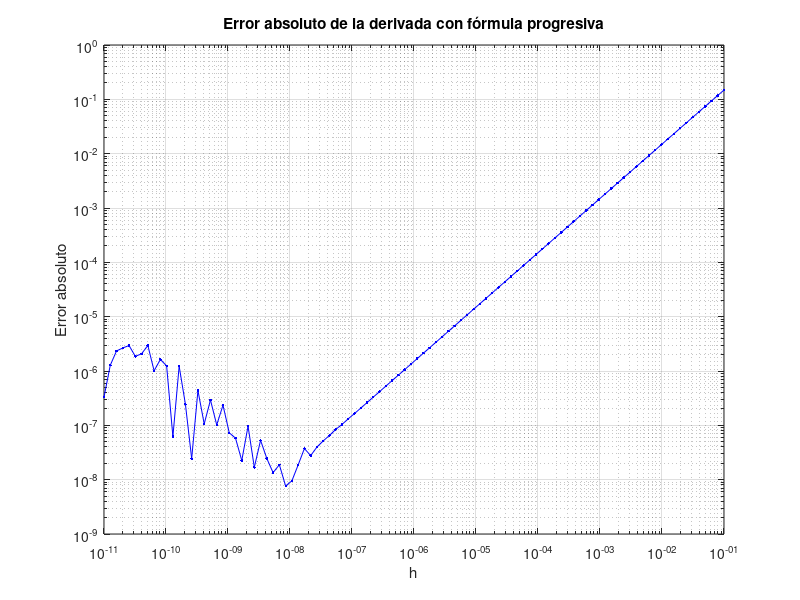
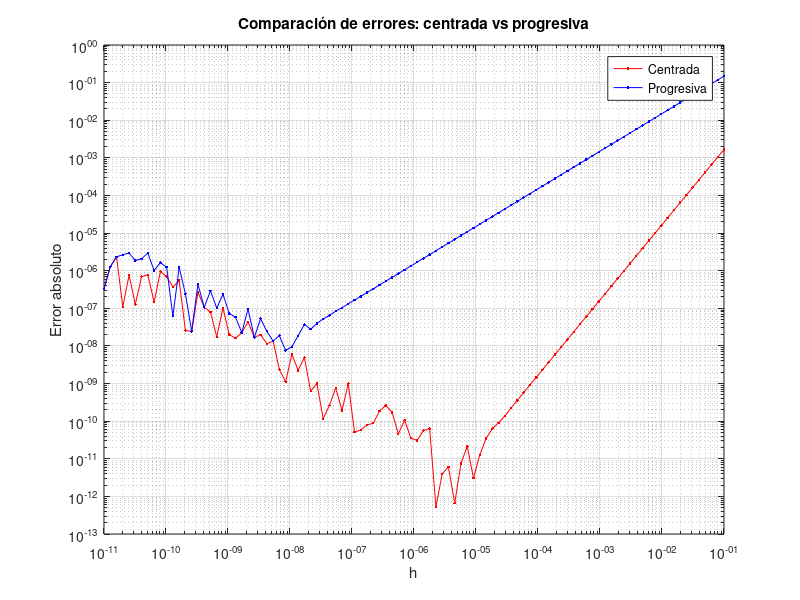

These figures' MATLAB source, in order:
%% a)
f = @(x) exp(x) - 2*x.^2 + 3*x - 1;
df_exacta = exp(0) - 0 + 3;  % f'(0) = e^0 + 3 = 1 + 3 = 4
x0 = 0;
h_vec = logspace(-11, -1, 100);  % 100 valores entre 1e-11 y 1e-1

df_aprox = (f(x0 + h_vec) - f(x0)) ./ h_vec;
error_progresiva = abs(df_aprox - df_exacta);

figure();
loglog(h_vec, error_progresiva, 'b.-');
xlabel('h');
ylabel('Error absoluto');
title('Error absoluto de la derivada con fórmula progresiva');
grid on;

%% b)
f2 = @(x) exp(x) - 4;
M = max(abs(f2([0, 0.1])));  % Evaluar en extremos
h = 0.1;
error_teorico = (M / 2) * h

df_aprox_h01 = (f(x0 + h) - f(x0)) / h;
error_real = abs(df_aprox_h01 - df_exacta)

%% c)
% Usar el mismo vector h_vec de (a)
df_centrada = (f(x0 + h_vec) - f(x0 - h_vec)) ./ (2*h_vec);
error_centrada = abs(df_centrada - df_exacta);

figure();
loglog(h_vec, error_centrada, 'r.-');
hold on;
loglog(h_vec, error_progresiva, 'b.-');
legend('Centrada', 'Progresiva');
xlabel('h');
ylabel('Error absoluto');
title('Comparación de errores: centrada vs progresiva');
grid on;

